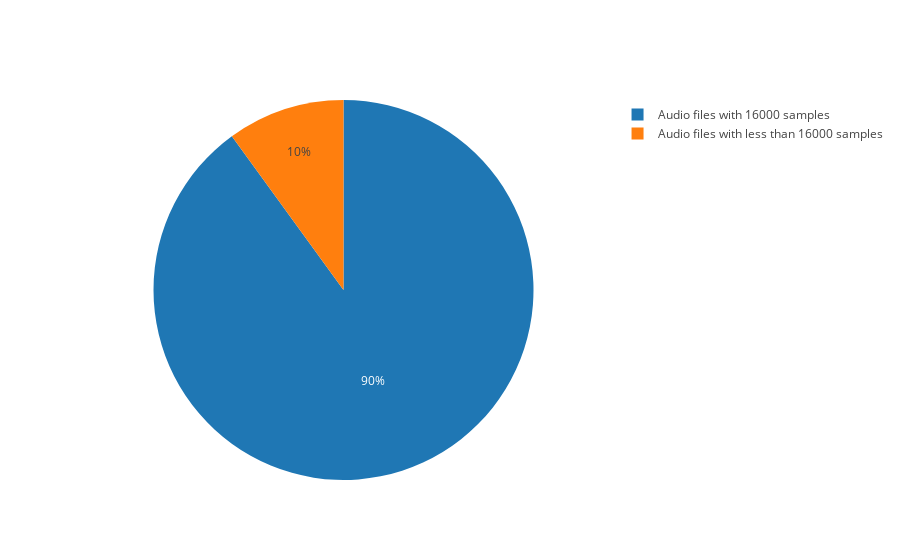

The cell this chart's notebook holds for it:
### Code cell
labels = ['Audio files with less than 16000 samples', 'Audio files with 16000 samples']
values = [sample_length_count[:-1].sum(), sample_length_count[-1]]
py.iplot([go.Pie(labels=labels, values=values)])

### Figure 1 — Plotly figure (JSON) as saved in the notebook; plotly's stock layout.template omitted (floating-point values rounded to 4 significant figures)
{"data": [{"labels": ["Audio files with less than 16000 samples", "Audio files with 16000 samples"], "type": "pie", "values": [6469, 58252]}], "layout": {}}
